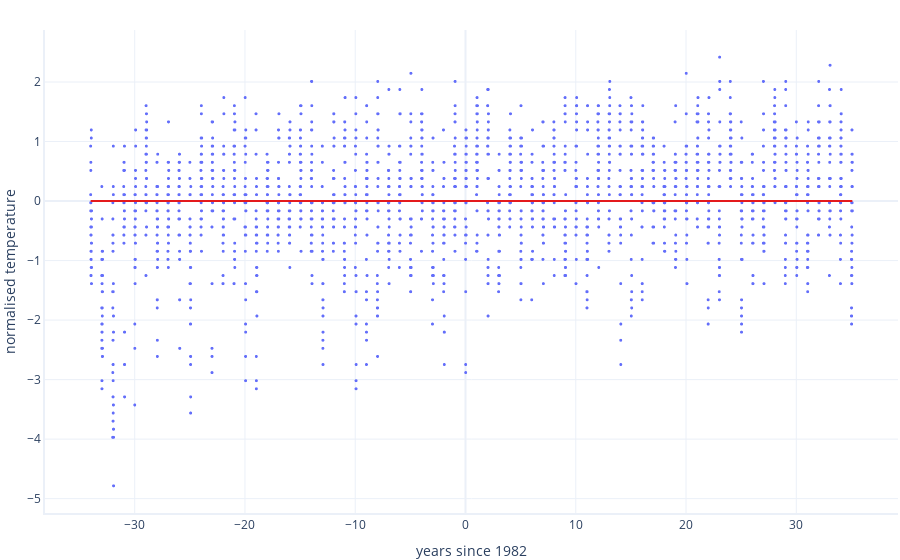

This figure's notebook cell:
### Code cell
print(f"Model parameters before training {model.intercept} {model.slope}")

print("Model before training")

graphing.scatter_2D(data,"years_since_1982", "normalised_temperature", trendline=model.predict)
